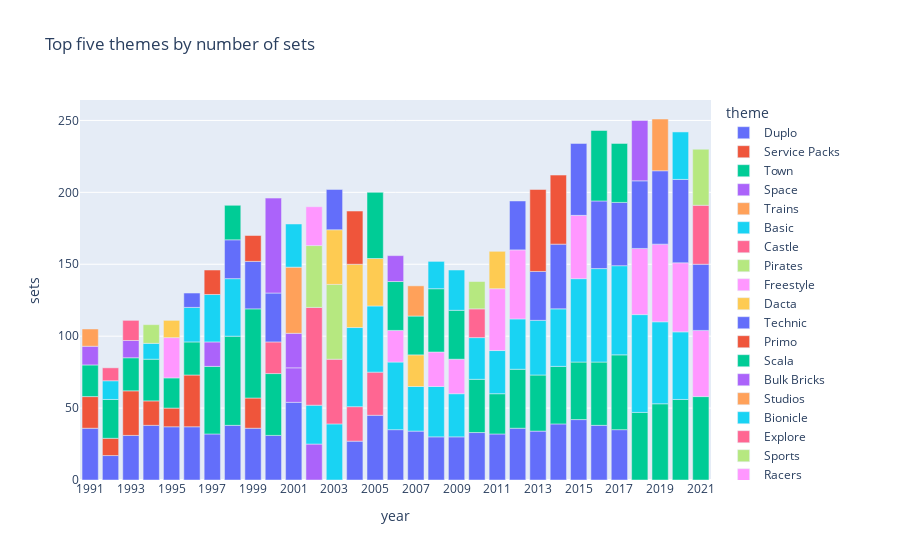

Notebook code cell kept with this figure:
### Code cell
fig = px.bar(df_2, x="year", y="number", 
             color = "theme", title = "Top five themes by number of sets",
             labels = {"number":"sets"})
fig.update_layout(xaxis = dict(tickmode = 'linear',tick0 = 1,dtick = 2))
fig.show()

### Figure 1 — Plotly figure (JSON) as saved in the notebook; plotly's stock layout.template omitted (floating-point values rounded to 4 significant figures)
{"data": [{"alignmentgroup": "True", "hovertemplate": "theme=Duplo<br>year=%{x}<br>sets=%{y}<extra></extra>", "legendgroup": "Duplo", "marker": {"color": "#636efa", "pattern": {"shape": ""}}, "name": "Duplo", "offsetgroup": "Duplo", "orientation": "v", "showlegend": true, "textposition": "auto", "type": "bar", "x": [1991, 1992, 1993, 1994, 1995, 1996, 1997, 1998, 1999, 2000, 2001, 2004, 2005, 2006, 2007, 2008, 2009, 2010, 2011, 2012, 2013, 2014, 2015, 2016, 2017], "xaxis": "x", "y": [36, 17, 31, 38, 37, 37, 32, 38, 36, 31, 54, 27, 45, 35, 34, 30, 30, 33, 32, 36, 34, 39, 42, 38, 35], "yaxis": "y"}, {"alignmentgroup": "True", "hovertemplate": "theme=Service Packs<br>year=%{x}<br>sets=%{y}<extra></extra>", "legendgroup": "Service Packs", "marker": {"color": "#EF553B", "pattern": {"shape": ""}}, "name": "Service Packs", "offsetgroup": "Service Packs", "orientation": "v", "showlegend": true, "textposition": "auto", "type": "bar", "x": [1991, 1992, 1993, 1994, 1995, 1996, 1999], "xaxis": "x", "y": [22, 12, 31, 17, 13, 36, 21], "yaxis": "y"}, {"alignmentgroup": "True", "hovertemplate": "theme=Town<br>year=%{x}<br>sets=%{y}<extra></extra>", "legendgroup": "Town", "marker": {"color": "#00cc96", "pattern": {"shape": ""}}, "name": "Town", "offsetgroup": "Town", "orientation": "v", "showlegend": true, "textposition": "auto", "type": "bar", "x": [1991, 1992, 1993, 1994, 1995, 1996, 1997, 1998, 1999, 2000], "xaxis": "x", "y": [22, 27, 23, 29, 21, 23, 47, 62, 62, 43], "yaxis": "y"}, {"alignmentgroup": "True", "hovertemplate": "theme=Space<br>year=%{x}<br>sets=%{y}<extra></extra>", "legendgroup": "Space", "marker": {"color": "#ab63fa", "pattern": {"shape": ""}}, "name": "Space", "offsetgroup": "Space", "orientation": "v", "showlegend": true, "textposition": "auto", "type": "bar", "x": [1991, 1993, 1997, 2001], "xaxis": "x", "y": [13, 12, 17, 24], "yaxis": "y"}, {"alignmentgroup": "True", "hovertemplate": "theme=Trains<br>year=%{x}<br>sets=%{y}<extra></extra>", "legendgroup": "Trains", "marker": {"color": "#FFA15A", "pattern": {"shape": ""}}, "name": "Trains", "offsetgroup": "Trains", "orientation": "v", "showlegend": true, "textposition": "auto", "type": "bar", "x": [1991], "xaxis": "x", "y": [12], "yaxis": "y"}, {"alignmentgroup": "True", "hovertemplate": "theme=Basic<br>year=%{x}<br>sets=%{y}<extra></extra>", "legendgroup": "Basic", "marker": {"color": "#19d3f3", "pattern": {"shape": ""}}, "name": "Basic", "offsetgroup": "Basic", "orientation": "v", "showlegend": true, "textposition": "auto", "type": "bar", "x": [1992, 1994, 1996, 1997, 1998], "xaxis": "x", "y": [13, 11, 24, 33, 40], "yaxis": "y"}, {"alignmentgroup": "True", "hovertemplate": "theme=Castle<br>year=%{x}<br>sets=%{y}<extra></extra>", "legendgroup": "Castle", "marker": {"color": "#FF6692", "pattern": {"shape": ""}}, "name": "Castle", "offsetgroup": "Castle", "orientation": "v", "showlegend": true, "textposition": "auto", "type": "bar", "x": [1992, 1993, 2000, 2004, 2005], "xaxis": "x", "y": [9, 14, 22, 24, 30], "yaxis": "y"}, {"alignmentgroup": "True", "hovertemplate": "theme=Pirates<br>year=%{x}<br>sets=%{y}<extra></extra>", "legendgroup": "Pirates", "marker": {"color": "#B6E880", "pattern": {"shape": ""}}, "name": "Pirates", "offsetgroup": "Pirates", "orientation": "v", "showlegend": true, "textposition": "auto", "type": "bar", "x": [1994], "xaxis": "x", "y": [13], "yaxis": "y"}, {"alignmentgroup": "True", "hovertemplate": "theme=Freestyle<br>year=%{x}<br>sets=%{y}<extra></extra>", "legendgroup": "Freestyle", "marker": {"color": "#FF97FF", "pattern": {"shape": ""}}, "name": "Freestyle", "offsetgroup": "Freestyle", "orientation": "v", "showlegend": true, "textposition": "auto", "type": "bar", "x": [1995], "xaxis": "x", "y": [28], "yaxis": "y"}, {"alignmentgroup": "True", "hovertemplate": "theme=Dacta<br>year=%{x}<br>sets=%{y}<extra></extra>", "legendgroup": "Dacta", "marker": {"color": "#FECB52", "pattern": {"shape": ""}}, "name": "Dacta", "offsetgroup": "Dacta", "orientation": "v", "showlegend": true, "textposition": "auto", "type": "bar", "x": [1995], "xaxis": "x", "y": [12], "yaxis": "y"}, {"alignmentgroup": "True", "hovertemplate": "theme=Technic<br>year=%{x}<br>sets=%{y}<extra></extra>", "legendgroup": "Technic", "marker": {"color": "#636efa", "pattern": {"shape": ""}}, "name": "Technic", "offsetgroup": "Technic", "orientation": "v", "showlegend": true, "textposition": "auto", "type": "bar", "x": [1996, 1998, 1999, 2000], "xaxis": "x", "y": [10, 27, 33, 34], "yaxis": "y"}, {"alignmentgroup": "True", "hovertemplate": "theme=Primo<br>year=%{x}<br>sets=%{y}<extra></extra>", "legendgroup": "Primo", "marker": {"color": "#EF553B", "pattern": {"shape": ""}}, "name": "Primo", "offsetgroup": "Primo", "orientation": "v", "showlegend": true, "textposition": "auto", "type": "bar", "x": [1997, 1999], "xaxis": "x", "y": [17, 18], "yaxis": "y"}, {"alignmentgroup": "True", "hovertemplate": "theme=Scala<br>year=%{x}<br>sets=%{y}<extra></extra>", "legendgroup": "Scala", "marker": {"color": "#00cc96", "pattern": {"shape": ""}}, "name": "Scala", "offsetgroup": "Scala", "orientation": "v", "showlegend": true, "textposition": "auto", "type": "bar", "x": [1998], "xaxis": "x", "y": [24], "yaxis": "y"}, {"alignmentgroup": "True", "hovertemplate": "theme=Bulk Bricks<br>year=%{x}<br>sets=%{y}<extra></extra>", "legendgroup": "Bulk Bricks", "marker": {"color": "#ab63fa", "pattern": {"shape": ""}}, "name": "Bulk Bricks", "offsetgroup": "Bulk Bricks", "orientation": "v", "showlegend": true, "textposition": "auto", "type": "bar", "x": [2000, 2001, 2002], "xaxis": "x", "y": [66, 24, 25], "yaxis": "y"}, {"alignmentgroup": "True", "hovertemplate": "theme=Studios<br>year=%{x}<br>sets=%{y}<extra></extra>", "legendgroup": "Studios", "marker": {"color": "#FFA15A", "pattern": {"shape": ""}}, "name": "Studios", "offsetgroup": "Studios", "orientation": "v", "showlegend": true, "textposition": "auto", "type": "bar", "x": [2001], "xaxis": "x", "y": [46], "yaxis": "y"}, {"alignmentgroup": "True", "hovertemplate": "theme=Bionicle<br>year=%{x}<br>sets=%{y}<extra></extra>", "legendgroup": "Bionicle", "marker": {"color": "#19d3f3", "pattern": {"shape": ""}}, "name": "Bionicle", "offsetgroup": "Bionicle", "orientation": "v", "showlegend": true, "textposition": "auto", "type": "bar", "x": [2001, 2002, 2003, 2004, 2005, 2006, 2007, 2008, 2009], "xaxis": "x", "y": [30, 27, 39, 55, 46, 47, 31, 35, 30], "yaxis": "y"}, {"alignmentgroup": "True", "hovertemplate": "theme=Explore<br>year=%{x}<br>sets=%{y}<extra></extra>", "legendgroup": "Explore", "marker": {"color": "#FF6692", "pattern": {"shape": ""}}, "name": "Explore", "offsetgroup": "Explore", "orientation": "v", "showlegend": true, "textposition": "auto", "type": "bar", "x": [2002, 2003], "xaxis": "x", "y": [68, 45], "yaxis": "y"}, {"alignmentgroup": "True", "hovertemplate": "theme=Sports<br>year=%{x}<br>sets=%{y}<extra></extra>", "legendgroup": "Sports", "marker": {"color": "#B6E880", "pattern": {"shape": ""}}, "name": "Sports", "offsetgroup": "Sports", "orientation": "v", "showlegend": true, "textposition": "auto", "type": "bar", "x": [2002, 2003], "xaxis": "x", "y": [43, 52], "yaxis": "y"}, {"alignmentgroup": "True", "hovertemplate": "theme=Racers<br>year=%{x}<br>sets=%{y}<extra></extra>", "legendgroup": "Racers", "marker": {"color": "#FF97FF", "pattern": {"shape": ""}}, "name": "Racers", "offsetgroup": "Racers", "orientation": "v", "showlegend": true, "textposition": "auto", "type": "bar", "x": [2002, 2006, 2008, 2009], "xaxis": "x", "y": [27, 22, 24, 24], "yaxis": "y"}, {"alignmentgroup": "True", "hovertemplate": "theme=Creator<br>year=%{x}<br>sets=%{y}<extra></extra>", "legendgroup": "Creator", "marker": {"color": "#FECB52", "pattern": {"shape": ""}}, "name": "Creator", "offsetgroup": "Creator", "orientation": "v", "showlegend": true, "textposition": "auto", "type": "bar", "x": [2003, 2004, 2005, 2007], "xaxis": "x", "y": [38, 44, 33, 22], "yaxis": "y"}, {"alignmentgroup": "True", "hovertemplate": "theme=World City<br>year=%{x}<br>sets=%{y}<extra></extra>", "legendgroup": "World City", "marker": {"color": "#636efa", "pattern": {"shape": ""}}, "name": "World City", "offsetgroup": "World City", "orientation": "v", "showlegend": true, "textposition": "auto", "type": "bar", "x": [2003], "xaxis": "x", "y": [28], "yaxis": "y"}, {"alignmentgroup": "True", "hovertemplate": "theme=Clikits<br>year=%{x}<br>sets=%{y}<extra></extra>", "legendgroup": "Clikits", "marker": {"color": "#EF553B", "pattern": {"shape": ""}}, "name": "Clikits", "offsetgroup": "Clikits", "orientation": "v", "showlegend": true, "textposition": "auto", "type": "bar", "x": [2004], "xaxis": "x", "y": [37], "yaxis": "y"}, {"alignmentgroup": "True", "hovertemplate": "theme=City<br>year=%{x}<br>sets=%{y}<extra></extra>", "legendgroup": "City", "marker": {"color": "#00cc96", "pattern": {"shape": ""}}, "name": "City", "offsetgroup": "City", "orientation": "v", "showlegend": true, "textposition": "auto", "type": "bar", "x": [2005, 2006, 2007, 2008, 2009, 2010, 2011, 2012, 2013, 2014, 2015, 2016, 2017, 2018, 2019, 2020, 2021], "xaxis": "x", "y": [46, 34, 27, 44, 34, 37, 28, 41, 39, 40, 40, 44, 52, 47, 53, 56, 58], "yaxis": "y"}, {"alignmentgroup": "True", "hovertemplate": "theme=Exo-Force<br>year=%{x}<br>sets=%{y}<extra></extra>", "legendgroup": "Exo-Force", "marker": {"color": "#ab63fa", "pattern": {"shape": ""}}, "name": "Exo-Force", "offsetgroup": "Exo-Force", "orientation": "v", "showlegend": true, "textposition": "auto", "type": "bar", "x": [2006], "xaxis": "x", "y": [18], "yaxis": "y"}, {"alignmentgroup": "True", "hovertemplate": "theme=Make and Create<br>year=%{x}<br>sets=%{y}<extra></extra>", "legendgroup": "Make and Create", "marker": {"color": "#FFA15A", "pattern": {"shape": ""}}, "name": "Make and Create", "offsetgroup": "Make and Create", "orientation": "v", "showlegend": true, "textposition": "auto", "type": "bar", "x": [2007], "xaxis": "x", "y": [21], "yaxis": "y"}, {"alignmentgroup": "True", "hovertemplate": "theme=Star Wars<br>year=%{x}<br>sets=%{y}<extra></extra>", "legendgroup": "Star Wars", "marker": {"color": "#19d3f3", "pattern": {"shape": ""}}, "name": "Star Wars", "offsetgroup": "Star Wars", "orientation": "v", "showlegend": true, "textposition": "auto", "type": "bar", "x": [2008, 2009, 2010, 2011, 2012, 2013, 2014, 2015, 2016, 2017, 2018, 2019, 2020], "xaxis": "x", "y": [19, 28, 29, 30, 35, 38, 40, 58, 65, 62, 68, 57, 47], "yaxis": "y"}, {"alignmentgroup": "True", "hovertemplate": "theme=Education<br>year=%{x}<br>sets=%{y}<extra></extra>", "legendgroup": "Education", "marker": {"color": "#FF6692", "pattern": {"shape": ""}}, "name": "Education", "offsetgroup": "Education", "orientation": "v", "showlegend": true, "textposition": "auto", "type": "bar", "x": [2010], "xaxis": "x", "y": [20], "yaxis": "y"}, {"alignmentgroup": "True", "hovertemplate": "theme=Atlantis<br>year=%{x}<br>sets=%{y}<extra></extra>", "legendgroup": "Atlantis", "marker": {"color": "#B6E880", "pattern": {"shape": ""}}, "name": "Atlantis", "offsetgroup": "Atlantis", "orientation": "v", "showlegend": true, "textposition": "auto", "type": "bar", "x": [2010], "xaxis": "x", "y": [19], "yaxis": "y"}, {"alignmentgroup": "True", "hovertemplate": "theme=Ninjago<br>year=%{x}<br>sets=%{y}<extra></extra>", "legendgroup": "Ninjago", "marker": {"color": "#FF97FF", "pattern": {"shape": ""}}, "name": "Ninjago", "offsetgroup": "Ninjago", "orientation": "v", "showlegend": true, "textposition": "auto", "type": "bar", "x": [2011, 2012, 2015, 2018, 2019, 2020, 2021], "xaxis": "x", "y": [43, 48, 44, 46, 54, 48, 46], "yaxis": "y"}, {"alignmentgroup": "True", "hovertemplate": "theme=HERO Factory<br>year=%{x}<br>sets=%{y}<extra></extra>", "legendgroup": "HERO Factory", "marker": {"color": "#FECB52", "pattern": {"shape": ""}}, "name": "HERO Factory", "offsetgroup": "HERO Factory", "orientation": "v", "showlegend": true, "textposition": "auto", "type": "bar", "x": [2011], "xaxis": "x", "y": [26], "yaxis": "y"}, {"alignmentgroup": "True", "hovertemplate": "theme=Friends<br>year=%{x}<br>sets=%{y}<extra></extra>", "legendgroup": "Friends", "marker": {"color": "#636efa", "pattern": {"shape": ""}}, "name": "Friends", "offsetgroup": "Friends", "orientation": "v", "showlegend": true, "textposition": "auto", "type": "bar", "x": [2012, 2013, 2014, 2015, 2016, 2017, 2018, 2019, 2020, 2021], "xaxis": "x", "y": [34, 34, 45, 50, 47, 44, 47, 51, 58, 46], "yaxis": "y"}, {"alignmentgroup": "True", "hovertemplate": "theme=Legends of Chima<br>year=%{x}<br>sets=%{y}<extra></extra>", "legendgroup": "Legends of Chima", "marker": {"color": "#EF553B", "pattern": {"shape": ""}}, "name": "Legends of Chima", "offsetgroup": "Legends of Chima", "orientation": "v", "showlegend": true, "textposition": "auto", "type": "bar", "x": [2013, 2014], "xaxis": "x", "y": [57, 48], "yaxis": "y"}, {"alignmentgroup": "True", "hovertemplate": "theme=Nexo Knights<br>year=%{x}<br>sets=%{y}<extra></extra>", "legendgroup": "Nexo Knights", "marker": {"color": "#00cc96", "pattern": {"shape": ""}}, "name": "Nexo Knights", "offsetgroup": "Nexo Knights", "orientation": "v", "showlegend": true, "textposition": "auto", "type": "bar", "x": [2016, 2017], "xaxis": "x", "y": [49, 41], "yaxis": "y"}, {"alignmentgroup": "True", "hovertemplate": "theme=BrickHeadz<br>year=%{x}<br>sets=%{y}<extra></extra>", "legendgroup": "BrickHeadz", "marker": {"color": "#ab63fa", "pattern": {"shape": ""}}, "name": "BrickHeadz", "offsetgroup": "BrickHeadz", "orientation": "v", "showlegend": true, "textposition": "auto", "type": "bar", "x": [2018], "xaxis": "x", "y": [42], "yaxis": "y"}, {"alignmentgroup": "True", "hovertemplate": "theme=The LEGO Movie 2<br>year=%{x}<br>sets=%{y}<extra></extra>", "legendgroup": "The LEGO Movie 2", "marker": {"color": "#FFA15A", "pattern": {"shape": ""}}, "name": "The LEGO Movie 2", "offsetgroup": "The LEGO Movie 2", "orientation": "v", "showlegend": true, "textposition": "auto", "type": "bar", "x": [2019], "xaxis": "x", "y": [36], "yaxis": "y"}, {"alignmentgroup": "True", "hovertemplate": "theme=Promotional<br>year=%{x}<br>sets=%{y}<extra></extra>", "legendgroup": "Promotional", "marker": {"color": "#19d3f3", "pattern": {"shape": ""}}, "name": "Promotional", "offsetgroup": "Promotional", "orientation": "v", "showlegend": true, "textposition": "auto", "type": "bar", "x": [2020], "xaxis": "x", "y": [33], "yaxis": "y"}, {"alignmentgroup": "True", "hovertemplate": "theme=Marvel Super Heroes<br>year=%{x}<br>sets=%{y}<extra></extra>", "legendgroup": "Marvel Super Heroes", "marker": {"color": "#FF6692", "pattern": {"shape": ""}}, "name": "Marvel Super Heroes", "offsetgroup": "Marvel Super Heroes", "orientation": "v", "showlegend": true, "textposition": "auto", "type": "bar", "x": [2021], "xaxis": "x", "y": [41], "yaxis": "y"}, {"alignmentgroup": "True", "hovertemplate": "theme=Vidiyo<br>year=%{x}<br>sets=%{y}<extra></extra>", "legendgroup": "Vidiyo", "marker": {"color": "#B6E880", "pattern": {"shape": ""}}, "name": "Vidiyo", "offsetgroup": "Vidiyo", "orientation": "v", "showlegend": true, "textposition": "auto", "type": "bar", "x": [2021], "xaxis": "x", "y": [39], "yaxis": "y"}], "layout": {"barmode": "relative", "legend": {"title": {"text": "theme"}, "tracegroupgap": 0}, "title": {"text": "Top five themes by number of sets"}, "xaxis": {"anchor": "y", "domain": [0, 1], "dtick": 2, "tick0": 1, "tickmode": "linear", "title": {"text": "year"}}, "yaxis": {"anchor": "x", "domain": [0, 1], "title": {"text": "sets"}}}}
